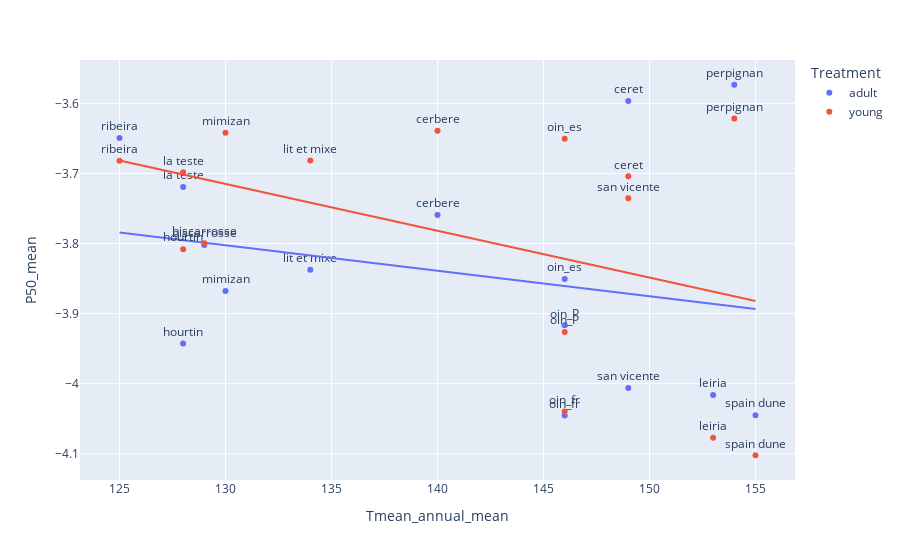

Here is the notebook cell this chart was saved with:
### Code cell
import plotly.express as px

fig = px.scatter(df_mean_pp_T, x="Tmean_annual_mean", y="P50_mean", color="Treatment", trendline="ols", 
                 text = "site")
fig.update_traces(textposition='top center')
fig.show()

results = px.get_trendline_results(fig)
print(results)

### Figure 1 — Plotly figure (JSON) as saved in the notebook; plotly's stock layout.template omitted (floating-point values rounded to 4 significant figures)
{"data": [{"hovertemplate": "Treatment=adult<br>Tmean_annual_mean=%{x}<br>P50_mean=%{y}<br>site=%{text}<extra></extra>", "legendgroup": "adult", "marker": {"color": "#636efa", "symbol": "circle"}, "mode": "markers+text", "name": "adult", "orientation": "v", "showlegend": true, "text": ["biscarrosse", "cerbere", "ceret", "hourtin", "la teste", "leiria", "lit et mixe", "mimizan", "oin_P", "oin_es", "oin_fr", "perpignan", "ribeira", "san vicente", "spain dune"], "textposition": "top center", "type": "scatter", "x": [129, 140, 149, 128, 128, 153, 134, 130, 146, 146, 146, 154, 125, 149, 155], "xaxis": "x", "y": [-3.802, -3.759, -3.596, -3.943, -3.719, -4.016, -3.838, -3.868, -3.917, -3.851, -4.045, -3.573, -3.649, -4.006, -4.045], "yaxis": "y"}, {"hovertemplate": "<b>OLS trendline</b><br>P50_mean = -0.00364267 * Tmean_annual_mean + -3.32897<br>R<sup>2</sup>=0.061549<br><br>Treatment=adult<br>Tmean_annual_mean=%{x}<br>P50_mean=%{y} <b>(trend)</b><extra></extra>", "legendgroup": "adult", "marker": {"color": "#636efa", "symbol": "circle"}, "mode": "lines", "name": "adult", "showlegend": false, "textposition": "top center", "type": "scatter", "x": [125, 128, 128, 129, 130, 134, 140, 146, 146, 146, 149, 149, 153, 154, 155], "xaxis": "x", "y": [-3.784, -3.795, -3.795, -3.799, -3.803, -3.817, -3.839, -3.861, -3.861, -3.861, -3.872, -3.872, -3.886, -3.89, -3.894], "yaxis": "y"}, {"hovertemplate": "Treatment=young<br>Tmean_annual_mean=%{x}<br>P50_mean=%{y}<br>site=%{text}<extra></extra>", "legendgroup": "young", "marker": {"color": "#EF553B", "symbol": "circle"}, "mode": "markers+text", "name": "young", "orientation": "v", "showlegend": true, "text": ["biscarrosse", "cerbere", "ceret", "hourtin", "la teste", "leiria", "lit et mixe", "mimizan", "oin_P", "oin_es", "oin_fr", "perpignan", "ribeira", "san vicente", "spain dune"], "textposition": "top center", "type": "scatter", "x": [129, 140, 149, 128, 128, 153, 134, 130, 146, 146, 146, 154, 125, 149, 155], "xaxis": "x", "y": [-3.799, -3.639, -3.704, -3.808, -3.698, -4.077, -3.681, -3.642, -3.926, -3.65, -4.04, -3.622, -3.682, -3.736, -4.102], "yaxis": "y"}, {"hovertemplate": "<b>OLS trendline</b><br>P50_mean = -0.00668962 * Tmean_annual_mean + -2.84525<br>R<sup>2</sup>=0.183095<br><br>Treatment=young<br>Tmean_annual_mean=%{x}<br>P50_mean=%{y} <b>(trend)</b><extra></extra>", "legendgroup": "young", "marker": {"color": "#EF553B", "symbol": "circle"}, "mode": "lines", "name": "young", "showlegend": false, "textposition": "top center", "type": "scatter", "x": [125, 128, 128, 129, 130, 134, 140, 146, 146, 146, 149, 149, 153, 154, 155], "xaxis": "x", "y": [-3.681, -3.702, -3.702, -3.708, -3.715, -3.742, -3.782, -3.822, -3.822, -3.822, -3.842, -3.842, -3.869, -3.875, -3.882], "yaxis": "y"}], "layout": {"legend": {"title": {"text": "Treatment"}, "tracegroupgap": 0}, "margin": {"t": 60}, "xaxis": {"anchor": "y", "domain": [0, 1], "title": {"text": "Tmean_annual_mean"}}, "yaxis": {"anchor": "x", "domain": [0, 1], "title": {"text": "P50_mean"}}}}
